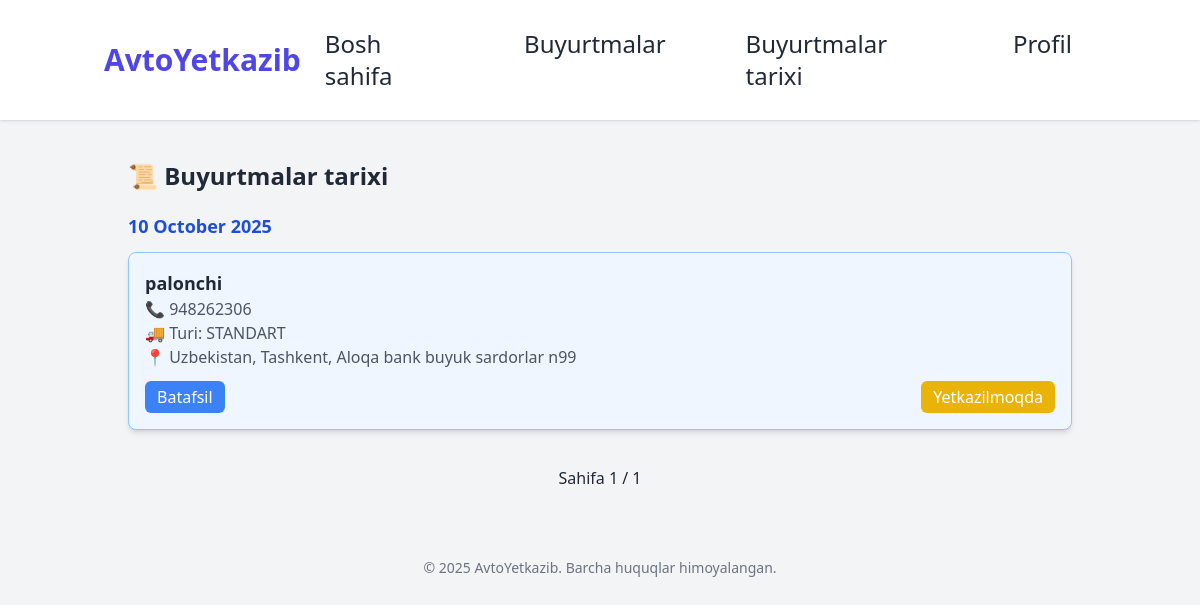
Page /order/history on the earlier database version.
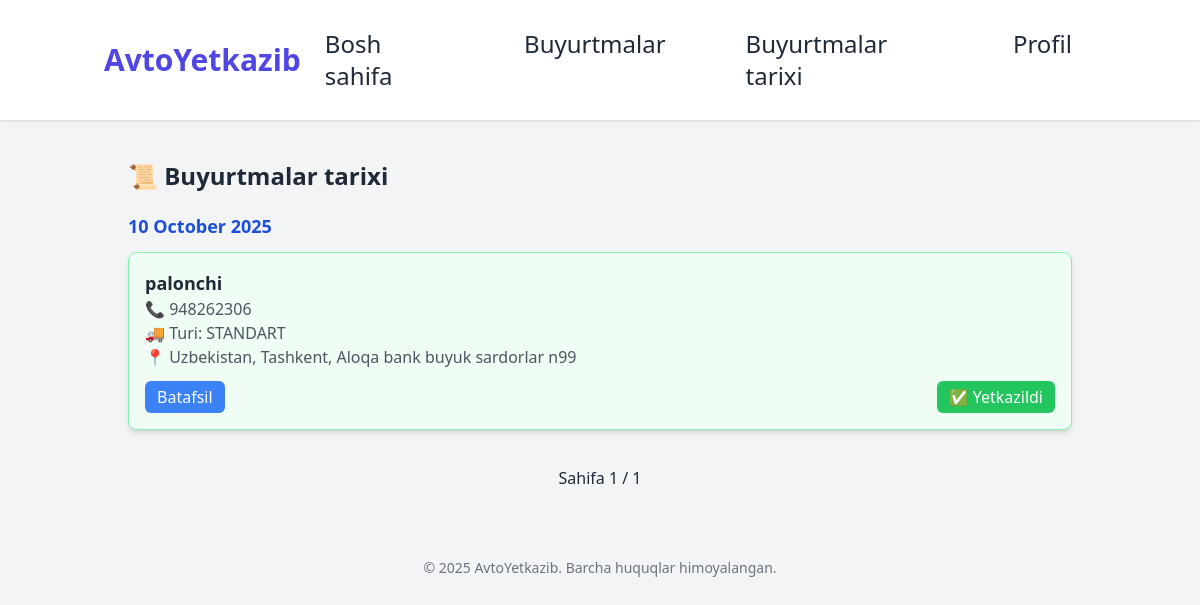
Same page on the later database version.
### main/models.py (models this page shows)
class Order(models.Model):
    store = models.ForeignKey(User, on_delete=models.CASCADE,blank=True, null=True)
    customer = models.ForeignKey(User, null=True, blank=True, on_delete=models.SET_NULL, related_name='customer_orders')
    delivery_person = models.ForeignKey(User, null=True, blank=True, on_delete=models.SET_NULL, related_name='delivery_orders')
    customer_name = models.CharField(max_length=255)
    phone_number = models.CharField(max_length=20, null=True, blank=True)
    region = models.ForeignKey(User, on_delete=models.SET_NULL, null=True, blank=True , related_name='region')
    district = models.ForeignKey(User, on_delete=models.SET_NULL, null=True, blank=True , related_name='district')
    deleviry_type = models.CharField(max_length=20, choices=DeleviryType.choices, blank=True)
    address = models.TextField(blank=True)
    latitude = models.DecimalField(max_digits=20, decimal_places=16, null=True, blank=True)
    longitude = models.DecimalField(max_digits=20, decimal_places=16, null=True, blank=True)
    status = models.CharField(max_length=50, default=OrderStatus.NEW, choices=OrderStatus.choices)
    payment_method = models.CharField(max_length=50, null=True, blank=True)
    amount = models.DecimalField(max_digits=10, decimal_places=2, null=True, blank=True)
    created_at = models.DateTimeField(auto_now_add=True)
    paid_at = models.DateTimeField(null=True, blank=True)
    delivery_person_comment = models.TextField(blank=True)
    deleviry_paid = models.BooleanField(default=False)
    delevery_date = models.DateField(null=True, blank=True)
    delevery_time = models.TimeField(null=True, blank=True)

### main/views.py (the view)
# urls.py: path('order/history',views.order_history,name='order_history'),
def order_history(request):
    orders = (
        Order.objects.filter(status__in=[
            OrderStatus.OUT_FOR_DELIVERY,
            OrderStatus.DELIVERED,
            OrderStatus.CANCELLED
        ])
        .annotate(date=TruncDate('created_at'))
        .order_by('-created_at', '-id')
    )
    grouped = {}
    for order in orders:
        if order.date not in grouped:
            grouped[order.date] = []
        grouped[order.date].append(order)
    all_dates = list(grouped.keys())
    paginator = Paginator(all_dates, 10)
    page_number = request.GET.get('page')
    page_obj = paginator.get_page(page_number)
    paginated = {d: grouped[d] for d in page_obj.object_list}
    context = {
        'orders_by_date': paginated,
        'page_obj': page_obj,
    }
    return render(request, 'deliver/history.html', context)

### main/templates/deliver/history.html (shortened to what this page needs)
{% extends 'deliver/base.html' %}
{% block content %}
<div class="p-6">
  <h1 class="text-2xl font-bold mb-5">📜 Buyurtmalar tarixi</h1>
  {% for date, orders in orders_by_date.items %}
    <h2 class="text-lg font-semibold text-blue-700 mb-3">
      {{ date|date:"j F Y" }}
    </h2>
    {% for order in orders %}
      <div class="shadow-md rounded-lg p-4 mb-4 border
        {% if order.status == 'out_for_delivery' %} bg-blue-50 border-blue-300
        {% elif order.status == 'delivered' %} bg-green-50 border-green-300
        {% elif order.status == 'cancelled' %} bg-red-50 border-red-300
        {% else %} bg-gray-50 border-gray-300
        {% endif %}
      ">
        <p class="font-semibold text-lg">{{ order.customer_name }}</p>
        <p class="text-gray-600">📞 {{ order.phone_number }}</p>
        <p class="text-gray-600">🚚 Turi: {{ order.get_deleviry_type_display }}</p>
        <p class="text-gray-600">📍 {{ order.address }}</p>
        <div class="flex justify-between mt-3">
          <button class="bg-blue-500 text-white px-3 py-1 rounded-md"
                  onclick="openDetailModal('{{ order.id }}')">
            Batafsil
          </button>
          {% if order.status == 'out_for_delivery' %}
            <button class="bg-yellow-500 text-white px-3 py-1 rounded-md" disabled>
              Yetkazilmoqda
            </button>
          {% elif order.status == 'delivered' %}
            <button class="bg-green-500 text-white px-3 py-1 rounded-md" disabled>
              ✅ Yetkazildi
            </button>
          {% elif order.status == 'cancelled' %}
            <button class="bg-red-500 text-white px-3 py-1 rounded-md" disabled>
              ❌ Bekor qilingan
            </button>
          {% endif %}
        </div>
      </div>
    {% endfor %}
  {% endfor %}
  <div class="flex justify-center mt-8 space-x-2">
    <span class="px-3 py-1 bg-gray-100 rounded-md">
      Sahifa {{ page_obj.number }} / {{ page_obj.paginator.num_pages }}
    </span>
  </div>
</div>
{% endblock %}

Differences in the rows shown:
changed Order "palonchi": status "Yetkazilmoqda" → "✅ Yetkazildi"
